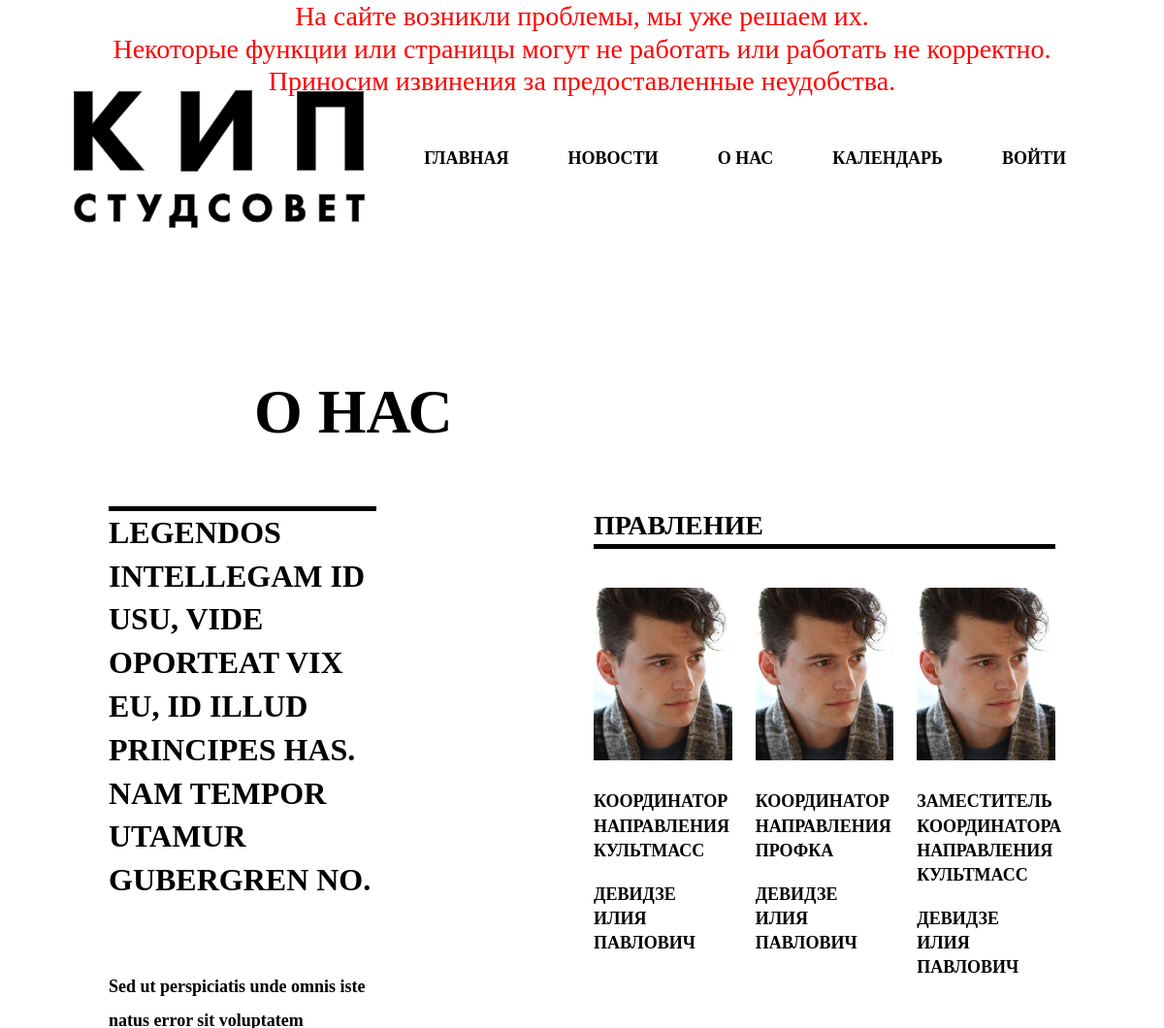
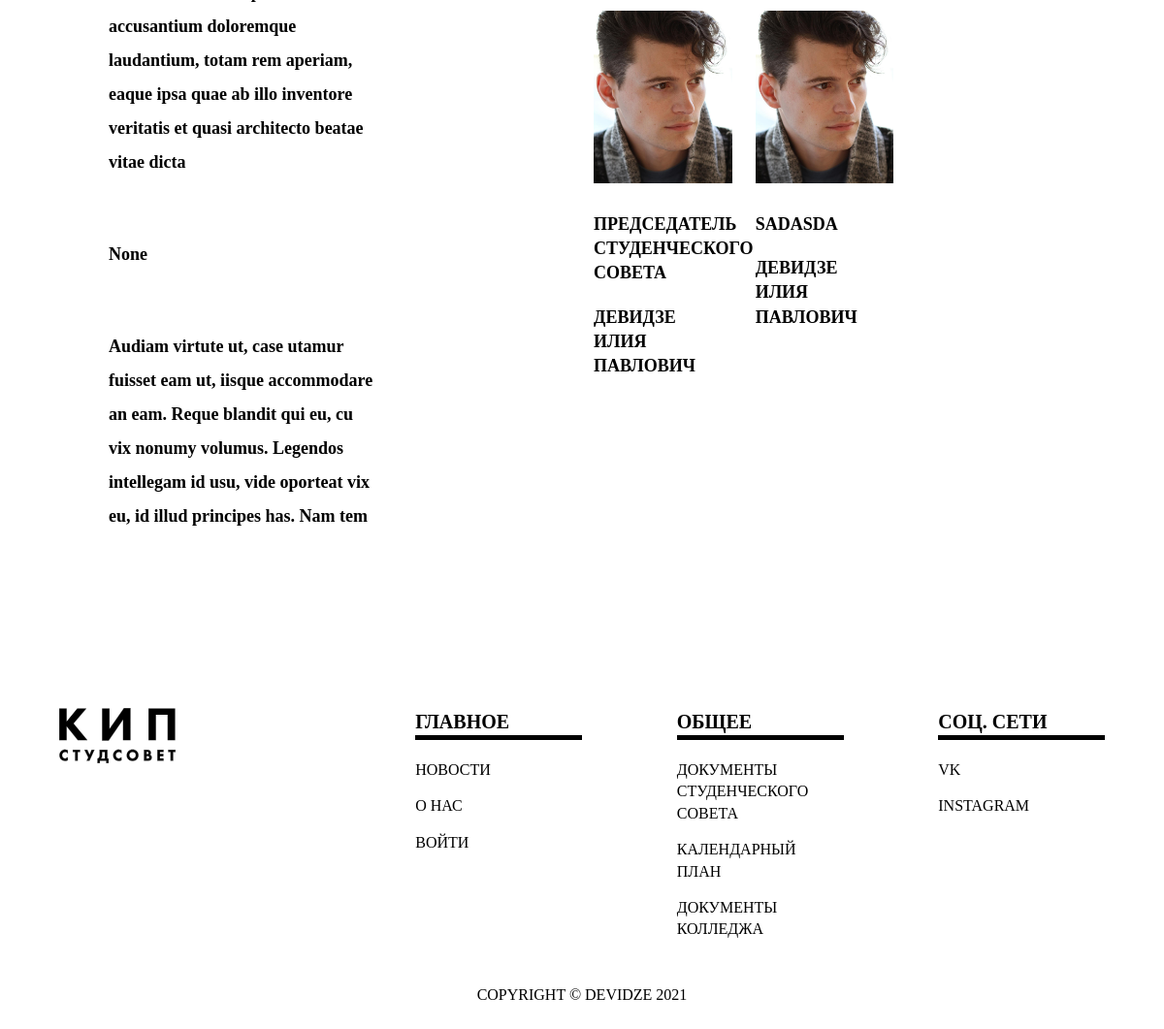
The page /about/ on the database its author committed (2 pictures, top to bottom).
### accounts/models.py (models this page shows, shortened)
class About(models.Model):
    tags        = models.ForeignKey(Tag, null = True, blank = True, on_delete = models.SET_NULL)
    goals       = RichTextField(max_length=200, blank=True, null=True)
    main_text   = RichTextField(max_length=300, blank=True, null=True)
    text        = RichTextField(max_length=1000, blank=True, null=True)
    result      = RichTextField(max_length=500, blank=True, null=True)

class ListDirection(models.Model):
    STATUS = (
            ('Участник', 'Участник'),
            ('Правление', 'Правление')
    )
    tags        = models.ForeignKey(Tag, null=True, on_delete=models.SET_NULL)
    user        = models.ForeignKey(Student, null=True, on_delete=models.SET_NULL)
    status      = models.CharField(max_length=200, blank=True, null=True, choices=STATUS)
    role        = models.CharField(max_length=200, blank=True, null=True)
    date_created= models.DateTimeField(auto_now_add=True, null=True)

class Student(models.Model):
    user        = models.OneToOneField(User, null=True, on_delete=models.CASCADE)
    group       = models.ForeignKey(Company, null=True, blank=True, on_delete=models.SET_NULL)
    fio         = models.CharField(max_length=200, blank=True, null=True)
    phone       = models.CharField(max_length=200, blank=True, null=True)
    birthday    = models.DateField(blank=True, null=True)
    profile_pic = models.ImageField(default='avatar.png', null=True, blank=True)
    vk_url      = models.CharField(max_length=200, blank=True, null=True)
    instagram_url   = models.CharField(max_length=200, blank=True, null=True)
    date_created= models.DateTimeField(auto_now_add=True, null=True)

### accounts/views.py (the view)
# urls.py: path('about/', views.about, name="about"),
def about(request):
    users = ListDirection.objects.filter(status="Правление")
    text_about = About.objects.filter(tags__name="Общее").last()
    context = {
        'users':users, 'text_about':text_about
    }
    return render(request, 'accounts/pages/about.html', context)

### accounts/templates/accounts/pages/about.html
{% extends 'accounts/main.html' %}
{% load static %}
{% block content %}
<section class="promo row">
    <div class="col-12 col-sm-7 promo-header">
        О нас
    </div>
</section>
<section class="info row">
    <div class="col-1 col-xs-0 col-sm-1"></div>
    <div class="col-xs-6 col-sm-10 col-md-5 col-lg-3 info-boxes">
        <div class="row">
            <div class="info-box">
                <div class="info-author-header">{{text_about.goals | safe}}</div>
                <div class="info-text">{{text_about.main_text}}</div>
            </div>
            <div class="info-box">
                <div class="info-text">{{text_about.text | safe}}</div>
            </div>
            <div class="info-box">
                <div class="info-text">{{text_about.result | safe}}</div>
            </div>
        </div>
    </div>
    <div class="col-xs-0 col-sm-2 col-md-1 col-lg-2"></div>
    <div class="col-xs-12 col-sm-8 col-md-4 col-lg-5 info-users">
        <div class="box-header">Правление</div>
        <div class="row">
            {% for user in users %}
            <div class="col-xs-12 col-sm-6 col-md-6 col-lg-4 info-user">
                <img class="img-fluid" src="{{user.user.profile_pic.url}}" alt="">
                <div class="info-role">{{user.role}}</div>
                <div class="info-fio">{{user.user.fio}}</div>
            </div>
            {% endfor %}
        </div>
    </div>
    <div class="col-xs-0 col-md-1"></div>
</section>
{% endblock %}

### static/css/styles.css (style rules this page uses)
body { min-width: 400px; }
@media all { .box-header { margin-bottom: 40px; } }
@media all { .promo { margin-bottom: 50px; display: flex; justify-content: center; } }
@media all { .info { margin-bottom: 100px; } }
@media all { .info-author-header { margin-bottom: 90px; } }
@media all { .info-box { margin-bottom: 50px; } }
@media all { .info-user { margin-bottom: 60px; } }
@media all { .info-role { margin-top: 30px; } }
@media all { .info-fio { margin-top: 20px; } }
@media (max-width: 3840px) { .info { margin-bottom: 100px; } }
@media (max-width: 3840px) { .info-box { margin-bottom: 100px; } }
@media (max-width: 1440px) { .info { margin-bottom: 100px; } }
@media (max-width: 1440px) { .info-box { margin-bottom: 50px; } }
@media (max-width: 1440px) { .info-text { margin-top: -20px; margin-bottom: 30px; } }

### rows shown on the page
About: goals "LEGENDOS INTELLEGAM ID USU, VIDE OPORTEAT VIX EU, ID ILLUD PRINCIPES HAS. NAM TEMPOR UTAMUR GUBERGREN NO.", main_text "Sed ut perspiciatis unde omnis iste natus error sit voluptatem accusantium doloremque laudantium, totam rem aperiam, eaque ipsa quae ab illo inventore veritatis et quasi architecto beatae vitae dicta", text "None", result "Audiam virtute ut, case utamur fuisset eam ut, iisque accommodare an eam. Reque blandit qui eu, cu vix nonumy volumus. Legendos intellegam id usu, vide oporteat vix eu, id illud principes has. Nam tem"
ListDirection: user.profile_pic (placeholder picture), role "КООРДИНАТОР НАПРАВЛЕНИЯ КУЛЬТМАСС", user.fio "ДЕВИДЗЕ ИЛИЯ ПАВЛОВИЧ"
ListDirection: user.profile_pic (placeholder picture), role "КООРДИНАТОР НАПРАВЛЕНИЯ ПРОФКА", user.fio "ДЕВИДЗЕ ИЛИЯ ПАВЛОВИЧ"
ListDirection: user.profile_pic (placeholder picture), role "ЗАМЕСТИТЕЛЬ КООРДИНАТОРА НАПРАВЛЕНИЯ КУЛЬТМАСС", user.fio "ДЕВИДЗЕ ИЛИЯ ПАВЛОВИЧ"
ListDirection: user.profile_pic (placeholder picture), role "ПРЕДСЕДАТЕЛЬ СТУДЕНЧЕСКОГО СОВЕТА", user.fio "ДЕВИДЗЕ ИЛИЯ ПАВЛОВИЧ"
ListDirection: user.profile_pic (placeholder picture), role "SADASDA", user.fio "ДЕВИДЗЕ ИЛИЯ ПАВЛОВИЧ"
